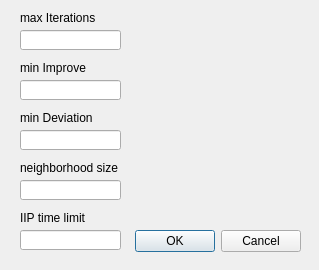
<?xml version="1.0" encoding="UTF-8"?>
<ui version="4.0">
 <class>SimulationSettingScreen</class>
 <widget class="QDialog" name="SimulationSettingScreen">
  <property name="geometry">
   <rect>
    <x>0</x>
    <y>0</y>
    <width>319</width>
    <height>270</height>
   </rect>
  </property>
  <property name="windowTitle">
   <string>Dialog</string>
  </property>
  <widget class="QDialogButtonBox" name="buttonBox">
   <property name="geometry">
    <rect>
     <x>130</x>
     <y>225</y>
     <width>171</width>
     <height>32</height>
    </rect>
   </property>
   <property name="orientation">
    <enum>Qt::Horizontal</enum>
   </property>
   <property name="standardButtons">
    <set>QDialogButtonBox::Cancel|QDialogButtonBox::Ok</set>
   </property>
  </widget>
  <widget class="QLabel" name="label_4">
   <property name="geometry">
    <rect>
     <x>20</x>
     <y>10</y>
     <width>91</width>
     <height>16</height>
    </rect>
   </property>
   <property name="text">
    <string>max Iterations</string>
   </property>
  </widget>
  <widget class="QLineEdit" name="lineEdit">
   <property name="geometry">
    <rect>
     <x>20</x>
     <y>30</y>
     <width>101</width>
     <height>20</height>
    </rect>
   </property>
  </widget>
  <widget class="QLabel" name="label_5">
   <property name="geometry">
    <rect>
     <x>20</x>
     <y>60</y>
     <width>91</width>
     <height>16</height>
    </rect>
   </property>
   <property name="text">
    <string>min Improve</string>
   </property>
  </widget>
  <widget class="QLineEdit" name="lineEdit_2">
   <property name="geometry">
    <rect>
     <x>20</x>
     <y>80</y>
     <width>101</width>
     <height>20</height>
    </rect>
   </property>
  </widget>
  <widget class="QLabel" name="label_6">
   <property name="geometry">
    <rect>
     <x>20</x>
     <y>110</y>
     <width>91</width>
     <height>16</height>
    </rect>
   </property>
   <property name="text">
    <string>min Deviation</string>
   </property>
  </widget>
  <widget class="QLineEdit" name="lineEdit_3">
   <property name="geometry">
    <rect>
     <x>20</x>
     <y>130</y>
     <width>101</width>
     <height>20</height>
    </rect>
   </property>
  </widget>
  <widget class="QLabel" name="label_7">
   <property name="geometry">
    <rect>
     <x>20</x>
     <y>160</y>
     <width>101</width>
     <height>16</height>
    </rect>
   </property>
   <property name="text">
    <string>neighborhood size</string>
   </property>
  </widget>
  <widget class="QLineEdit" name="lineEdit_4">
   <property name="geometry">
    <rect>
     <x>20</x>
     <y>180</y>
     <width>101</width>
     <height>20</height>
    </rect>
   </property>
  </widget>
  <widget class="QLabel" name="label_8">
   <property name="geometry">
    <rect>
     <x>20</x>
     <y>210</y>
     <width>91</width>
     <height>16</height>
    </rect>
   </property>
   <property name="text">
    <string>IIP time limit</string>
   </property>
  </widget>
  <widget class="QLineEdit" name="lineEdit_5">
   <property name="geometry">
    <rect>
     <x>20</x>
     <y>230</y>
     <width>101</width>
     <height>20</height>
    </rect>
   </property>
  </widget>
 </widget>
 <resources/>
 <connections>
  <connection>
   <sender>buttonBox</sender>
   <signal>rejected()</signal>
   <receiver>SimulationSettingScreen</receiver>
   <slot>reject()</slot>
   <hints>
    <hint type="sourcelabel">
     <x>300</x>
     <y>245</y>
    </hint>
    <hint type="destinationlabel">
     <x>286</x>
     <y>269</y>
    </hint>
   </hints>
  </connection>
  <connection>
   <sender>buttonBox</sender>
   <signal>accepted()</signal>
   <receiver>SimulationSettingScreen</receiver>
   <slot>accept()</slot>
   <hints>
    <hint type="sourcelabel">
     <x>248</x>
     <y>254</y>
    </hint>
    <hint type="destinationlabel">
     <x>157</x>
     <y>269</y>
    </hint>
   </hints>
  </connection>
 </connections>
</ui>
